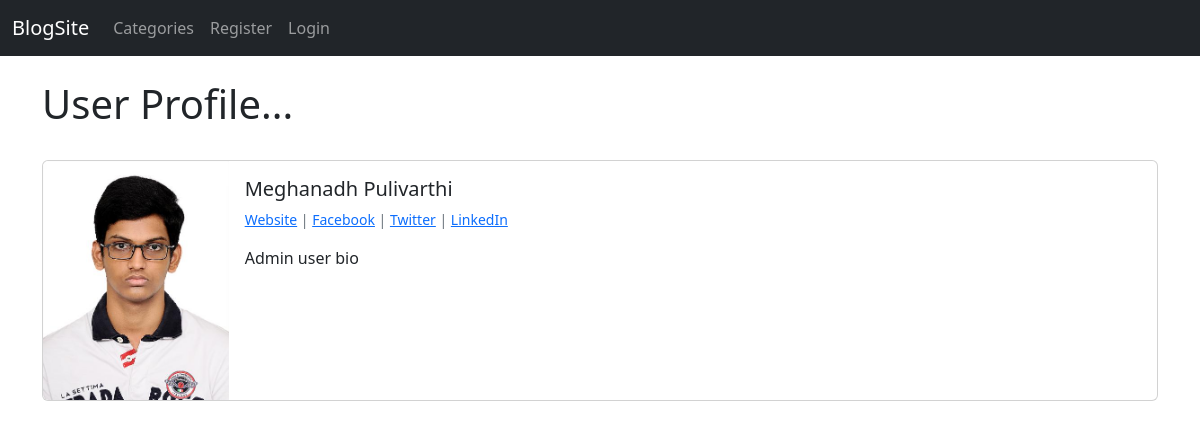
/members/1/profile/, run on the app's committed database.
### app/models.py (models this page shows, shortened)
class Profile(models.Model):
    user = models.OneToOneField(User, null=True, on_delete=models.CASCADE)
    bio = models.TextField()
    profile_pic = models.ImageField(null=True, blank=True, upload_to='images/profile/')
    website_url = models.CharField(max_length=255, null=True, blank=True)
    facebook_url = models.CharField(max_length=255, null=True, blank=True)
    twitter_url = models.CharField(max_length=255, null=True, blank=True)
    linkedIn_url = models.CharField(max_length=255, null=True, blank=True)

### members/views.py (the view)
# urls.py: path('<int:pk>/profile/', ShowProfilePageView.as_view(), name='show_profile_page'),
class ShowProfilePageView(generic.DetailView):
    model = Profile
    template_name = 'registration/user_profile.html'
    def get_context_data(self, *args, **kwargs):
        users = Profile.objects.all()
        context = super(ShowProfilePageView, self).get_context_data(*args, **kwargs)
        page_user = get_object_or_404(Profile, id=self.kwargs['pk'])
        context["page_user"] = page_user
        return context

### members/templates/registration/user_profile.html (shortened to what this page needs)
{% extends 'base.html' %}
{% load static %}
{% block content %}
<h1>User Profile...</h1>
<br/>
<div class="card mb-3">
  <div class="row g-0">
    <div class="col-md-2">
      {% if page_user.profile_pic %}
      <img src="{{ page_user.profile_pic.url }}"
         class="img-fluid rounded-start" width="200" height="200">
      {% else %}
      <img src="{% static 'app/images/user-default.png' %}"
         class="img-fluid rounded-start" width="200" height="200">
      {% endif %}
    </div>
    <div class="col-md-10">
      <div class="card-body">
        <h5 class="card-title">
            {{ page_user.user.first_name }}
            {{ page_user.user.last_name }}
        </h5>
        <p class="small text-muted">
          {% if page_user.website_url %}
            <a href="{{ post.author.profile.website_url }}">Website</a> |
          {% endif %}
          {% if page_user.facebook_url %}
            <a href="{{ post.author.profile.facebook_url }}">Facebook</a> |
          {% endif %}
          {% if page_user.twitter_url %}
            <a href="{{ post.author.profile.twitter_url }}">Twitter</a> |
          {% endif %}
          {% if page_user.linkedIn_url %}
            <a href="{{ post.author.profile.linkedIn_url }}">LinkedIn</a>
          {% endif %}
        </p>
        <p class="card-text">{{ page_user.bio }}</p>
      </div>
    </div>
  </div>
</div>
{% endblock %}

### data on the page
Profile: profile_pic (picture), user.first_name "Meghanadh", user.last_name "Pulivarthi", bio "Admin user bio"
